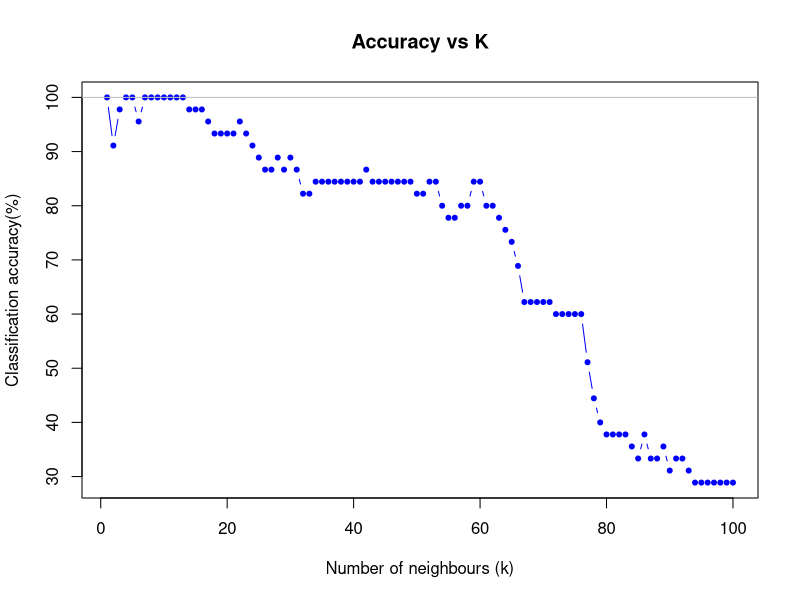

Write R code to recreate this figure. (Note: this script raises an error after producing the figure.)
irisData <- iris

#Normalize all columns except species
irisData[,-5] <- scale(irisData[,-5])

#70/30 split
set.seed(345)

index <- sample(1:nrow(irisData),nrow(irisData)*.70, replace = FALSE)

trainingIris <- irisData[index,]
testIris <- irisData[-index,]

#run kNN
#install.packages("caret","class")
install.packages("e1071")
library("class")
library("caret")
library("e1071")

# k = 1 
kNNPred1 <- knn(trainingIris[,-5], testIris[, -5], trainingIris$Species, k=1, prob=T)

#confusion matrix
table(testIris$Species, kNNPred1)

#calculate overall accuracy
sum(kNNPred1 == testIris$Species) / length(testIris$Species) * 100

# k = 3
kNNPred3 <- knn(trainingIris[,-5], testIris[, -5], trainingIris$Species, k=3, prob=T)
#confusion matrix
table(testIris$Species, kNNPred3)
#calculate overall accuracy
sum(kNNPred3 == testIris$Species) / length(testIris$Species) * 100

#Easier confusion Matrix from "caret" package
confusionMatrix((kNNPred3), testIris$Species)


#Evaluate the change in accuracy with increasing values of K
knnTestPrediction <- list()
accuracy <- numeric()

for (k in 1:100){
  
  knnTestPrediction[[k]] <- knn(trainingIris[,-5],testIris[, -5], trainingIris$Species, k, prob=T)
  
  accuracy[k] <- sum(knnTestPrediction[[k]] == testIris$Species)/ length(testIris$Species)*100
}


#plot
plot(accuracy, type="b", col="blue", cex=1, pch=20,xlab="Number of neighbours (k)", ylab="Classification accuracy(%)", main="Accuracy vs K" )

abline(h=max(accuracy), col="grey")

paste("Max accuracy found is ",max(accuracy), "% at k = ",which(accuracy==max(accuracy)))


# Logistic regression

titanicData <- read.csv("titanicCleaned.csv")
#80/20 split
set.seed(1337)
index <- sample(1:nrow(titanicData),nrow(titanicData)*.80, replace = FALSE)

trainingTitanic <- titanicData[index,]
testTitanic <- titanicData[-index,]

#Fit a logistic regression model
logit <- glm(Survived ~ ., family = binomial(link = "logit"), data = trainingTitanic)
logit

# prediction
logit.prediction <- predict(logit, newdata = testTitanic, type = "response")

results.logit <- ifelse(logit.prediction > 0.5, "Yes", "No")

#confusion matrix
table(testTitanic$Survived, logit.prediction > 0.5)

# ROC
install.packages("ROCR")
library(ROCR)

ROCRPred <- prediction(logit.prediction, testTitanic$Survived)
ROCRperf <- performance(ROCRPred,"tpr","fpr")

plot(ROCRperf)

# area under the curve for ROC curve
auc <- performance(ROCRPred,measure = "auc")
auc<- auc@y.values[[1]]
auc
